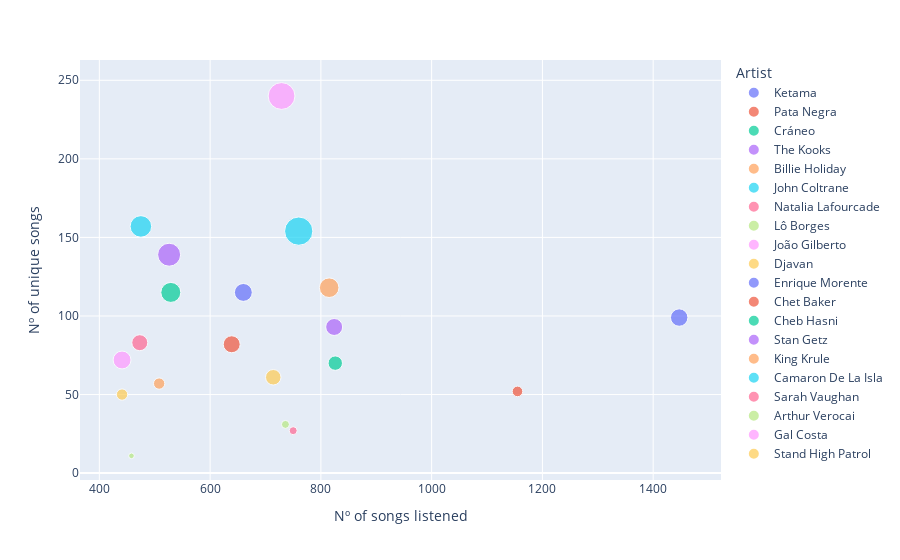

The code cell stored with this chart in its notebook:
### Markdown cell above
>*Do I consistently listen to the same songs and albums, or do I explore their entire discographies?*

### Code cell
# Let's add the number of unique albums as the radius of the scatter plot
history_artists = history[["spotify_track_uri", "first_artist_id", "name_artist"]].groupby(["first_artist_id","name_artist"]).count().reset_index().sort_values(by="spotify_track_uri", ascending=False).head(100)
history_artists_unique = history[["spotify_track_uri", "first_artist_id", "name_artist"]].drop_duplicates(subset="spotify_track_uri").groupby(["first_artist_id","name_artist"]).count().reset_index().sort_values(by="spotify_track_uri", ascending=False)
history_artists_unique.rename(columns={"spotify_track_uri" : "unique_songs"}, inplace = True)
history_artists = pd.merge(history_artists, history_artists_unique, on = ["first_artist_id","name_artist"], how="left")
history_artists.rename(columns={"spotify_track_uri" : "total_songs"}, inplace = True)
history_albums = history[["spotify_track_uri", "album.id", "first_artist_id"]].drop_duplicates(subset="album.id").groupby(["first_artist_id"]).count().reset_index().sort_values(by="spotify_track_uri", ascending=False)
history_albums.rename(columns={"spotify_track_uri" : "unique_albums"}, inplace = True)
history_artists = pd.merge(history_artists, history_albums, on = ["first_artist_id"], how="left")

# Let's plot the scatter plot between total songs and unique songs with plotly express
fig = px.scatter(history_artists.iloc[:20,:], x="total_songs", y="unique_songs",
                  color="name_artist", size = "unique_albums", labels={"name_artist":"Artist", "unique_songs":"Nº of unique songs", "total_songs":"Nº of songs listened", "unique_albums":"Nº of unique albums"})
fig.show()

### Figure 1 — Plotly figure (JSON) as saved in the notebook; plotly's stock layout.template omitted (floating-point values rounded to 4 significant figures)
{"data": [{"hovertemplate": "Artist=Ketama<br>Nº of songs listened=%{x}<br>Nº of unique songs=%{y}<br>Nº of unique albums=%{marker.size}<extra></extra>", "legendgroup": "Ketama", "marker": {"color": "#636efa", "size": [19], "sizemode": "area", "sizeref": 0.125, "symbol": "circle"}, "mode": "markers", "name": "Ketama", "orientation": "v", "showlegend": true, "type": "scatter", "x": [1447], "xaxis": "x", "y": [99], "yaxis": "y"}, {"hovertemplate": "Artist=Pata Negra<br>Nº of songs listened=%{x}<br>Nº of unique songs=%{y}<br>Nº of unique albums=%{marker.size}<extra></extra>", "legendgroup": "Pata Negra", "marker": {"color": "#EF553B", "size": [7], "sizemode": "area", "sizeref": 0.125, "symbol": "circle"}, "mode": "markers", "name": "Pata Negra", "orientation": "v", "showlegend": true, "type": "scatter", "x": [1155], "xaxis": "x", "y": [52], "yaxis": "y"}, {"hovertemplate": "Artist=Cráneo<br>Nº of songs listened=%{x}<br>Nº of unique songs=%{y}<br>Nº of unique albums=%{marker.size}<extra></extra>", "legendgroup": "Cráneo", "marker": {"color": "#00cc96", "size": [13], "sizemode": "area", "sizeref": 0.125, "symbol": "circle"}, "mode": "markers", "name": "Cráneo", "orientation": "v", "showlegend": true, "type": "scatter", "x": [826], "xaxis": "x", "y": [70], "yaxis": "y"}, {"hovertemplate": "Artist=The Kooks<br>Nº of songs listened=%{x}<br>Nº of unique songs=%{y}<br>Nº of unique albums=%{marker.size}<extra></extra>", "legendgroup": "The Kooks", "marker": {"color": "#ab63fa", "size": [18], "sizemode": "area", "sizeref": 0.125, "symbol": "circle"}, "mode": "markers", "name": "The Kooks", "orientation": "v", "showlegend": true, "type": "scatter", "x": [824], "xaxis": "x", "y": [93], "yaxis": "y"}, {"hovertemplate": "Artist=Billie Holiday<br>Nº of songs listened=%{x}<br>Nº of unique songs=%{y}<br>Nº of unique albums=%{marker.size}<extra></extra>", "legendgroup": "Billie Holiday", "marker": {"color": "#FFA15A", "size": [24], "sizemode": "area", "sizeref": 0.125, "symbol": "circle"}, "mode": "markers", "name": "Billie Holiday", "orientation": "v", "showlegend": true, "type": "scatter", "x": [815], "xaxis": "x", "y": [118], "yaxis": "y"}, {"hovertemplate": "Artist=John Coltrane<br>Nº of songs listened=%{x}<br>Nº of unique songs=%{y}<br>Nº of unique albums=%{marker.size}<extra></extra>", "legendgroup": "John Coltrane", "marker": {"color": "#19d3f3", "size": [50], "sizemode": "area", "sizeref": 0.125, "symbol": "circle"}, "mode": "markers", "name": "John Coltrane", "orientation": "v", "showlegend": true, "type": "scatter", "x": [760], "xaxis": "x", "y": [154], "yaxis": "y"}, {"hovertemplate": "Artist=Natalia Lafourcade<br>Nº of songs listened=%{x}<br>Nº of unique songs=%{y}<br>Nº of unique albums=%{marker.size}<extra></extra>", "legendgroup": "Natalia Lafourcade", "marker": {"color": "#FF6692", "size": [4], "sizemode": "area", "sizeref": 0.125, "symbol": "circle"}, "mode": "markers", "name": "Natalia Lafourcade", "orientation": "v", "showlegend": true, "type": "scatter", "x": [750], "xaxis": "x", "y": [27], "yaxis": "y"}, {"hovertemplate": "Artist=Lô Borges<br>Nº of songs listened=%{x}<br>Nº of unique songs=%{y}<br>Nº of unique albums=%{marker.size}<extra></extra>", "legendgroup": "Lô Borges", "marker": {"color": "#B6E880", "size": [4], "sizemode": "area", "sizeref": 0.125, "symbol": "circle"}, "mode": "markers", "name": "Lô Borges", "orientation": "v", "showlegend": true, "type": "scatter", "x": [736], "xaxis": "x", "y": [31], "yaxis": "y"}, {"hovertemplate": "Artist=João Gilberto<br>Nº of songs listened=%{x}<br>Nº of unique songs=%{y}<br>Nº of unique albums=%{marker.size}<extra></extra>", "legendgroup": "João Gilberto", "marker": {"color": "#FF97FF", "size": [45], "sizemode": "area", "sizeref": 0.125, "symbol": "circle"}, "mode": "markers", "name": "João Gilberto", "orientation": "v", "showlegend": true, "type": "scatter", "x": [729], "xaxis": "x", "y": [240], "yaxis": "y"}, {"hovertemplate": "Artist=Djavan<br>Nº of songs listened=%{x}<br>Nº of unique songs=%{y}<br>Nº of unique albums=%{marker.size}<extra></extra>", "legendgroup": "Djavan", "marker": {"color": "#FECB52", "size": [15], "sizemode": "area", "sizeref": 0.125, "symbol": "circle"}, "mode": "markers", "name": "Djavan", "orientation": "v", "showlegend": true, "type": "scatter", "x": [714], "xaxis": "x", "y": [61], "yaxis": "y"}, {"hovertemplate": "Artist=Enrique Morente<br>Nº of songs listened=%{x}<br>Nº of unique songs=%{y}<br>Nº of unique albums=%{marker.size}<extra></extra>", "legendgroup": "Enrique Morente", "marker": {"color": "#636efa", "size": [20], "sizemode": "area", "sizeref": 0.125, "symbol": "circle"}, "mode": "markers", "name": "Enrique Morente", "orientation": "v", "showlegend": true, "type": "scatter", "x": [660], "xaxis": "x", "y": [115], "yaxis": "y"}, {"hovertemplate": "Artist=Chet Baker<br>Nº of songs listened=%{x}<br>Nº of unique songs=%{y}<br>Nº of unique albums=%{marker.size}<extra></extra>", "legendgroup": "Chet Baker", "marker": {"color": "#EF553B", "size": [18], "sizemode": "area", "sizeref": 0.125, "symbol": "circle"}, "mode": "markers", "name": "Chet Baker", "orientation": "v", "showlegend": true, "type": "scatter", "x": [639], "xaxis": "x", "y": [82], "yaxis": "y"}, {"hovertemplate": "Artist=Cheb Hasni<br>Nº of songs listened=%{x}<br>Nº of unique songs=%{y}<br>Nº of unique albums=%{marker.size}<extra></extra>", "legendgroup": "Cheb Hasni", "marker": {"color": "#00cc96", "size": [25], "sizemode": "area", "sizeref": 0.125, "symbol": "circle"}, "mode": "markers", "name": "Cheb Hasni", "orientation": "v", "showlegend": true, "type": "scatter", "x": [529], "xaxis": "x", "y": [115], "yaxis": "y"}, {"hovertemplate": "Artist=Stan Getz<br>Nº of songs listened=%{x}<br>Nº of unique songs=%{y}<br>Nº of unique albums=%{marker.size}<extra></extra>", "legendgroup": "Stan Getz", "marker": {"color": "#ab63fa", "size": [33], "sizemode": "area", "sizeref": 0.125, "symbol": "circle"}, "mode": "markers", "name": "Stan Getz", "orientation": "v", "showlegend": true, "type": "scatter", "x": [526], "xaxis": "x", "y": [139], "yaxis": "y"}, {"hovertemplate": "Artist=King Krule<br>Nº of songs listened=%{x}<br>Nº of unique songs=%{y}<br>Nº of unique albums=%{marker.size}<extra></extra>", "legendgroup": "King Krule", "marker": {"color": "#FFA15A", "size": [8], "sizemode": "area", "sizeref": 0.125, "symbol": "circle"}, "mode": "markers", "name": "King Krule", "orientation": "v", "showlegend": true, "type": "scatter", "x": [508], "xaxis": "x", "y": [57], "yaxis": "y"}, {"hovertemplate": "Artist=Camaron De La Isla<br>Nº of songs listened=%{x}<br>Nº of unique songs=%{y}<br>Nº of unique albums=%{marker.size}<extra></extra>", "legendgroup": "Camaron De La Isla", "marker": {"color": "#19d3f3", "size": [29], "sizemode": "area", "sizeref": 0.125, "symbol": "circle"}, "mode": "markers", "name": "Camaron De La Isla", "orientation": "v", "showlegend": true, "type": "scatter", "x": [475], "xaxis": "x", "y": [157], "yaxis": "y"}, {"hovertemplate": "Artist=Sarah Vaughan<br>Nº of songs listened=%{x}<br>Nº of unique songs=%{y}<br>Nº of unique albums=%{marker.size}<extra></extra>", "legendgroup": "Sarah Vaughan", "marker": {"color": "#FF6692", "size": [16], "sizemode": "area", "sizeref": 0.125, "symbol": "circle"}, "mode": "markers", "name": "Sarah Vaughan", "orientation": "v", "showlegend": true, "type": "scatter", "x": [473], "xaxis": "x", "y": [83], "yaxis": "y"}, {"hovertemplate": "Artist=Arthur Verocai<br>Nº of songs listened=%{x}<br>Nº of unique songs=%{y}<br>Nº of unique albums=%{marker.size}<extra></extra>", "legendgroup": "Arthur Verocai", "marker": {"color": "#B6E880", "size": [2], "sizemode": "area", "sizeref": 0.125, "symbol": "circle"}, "mode": "markers", "name": "Arthur Verocai", "orientation": "v", "showlegend": true, "type": "scatter", "x": [458], "xaxis": "x", "y": [11], "yaxis": "y"}, {"hovertemplate": "Artist=Gal Costa<br>Nº of songs listened=%{x}<br>Nº of unique songs=%{y}<br>Nº of unique albums=%{marker.size}<extra></extra>", "legendgroup": "Gal Costa", "marker": {"color": "#FF97FF", "size": [20], "sizemode": "area", "sizeref": 0.125, "symbol": "circle"}, "mode": "markers", "name": "Gal Costa", "orientation": "v", "showlegend": true, "type": "scatter", "x": [441], "xaxis": "x", "y": [72], "yaxis": "y"}, {"hovertemplate": "Artist=Stand High Patrol<br>Nº of songs listened=%{x}<br>Nº of unique songs=%{y}<br>Nº of unique albums=%{marker.size}<extra></extra>", "legendgroup": "Stand High Patrol", "marker": {"color": "#FECB52", "size": [8], "sizemode": "area", "sizeref": 0.125, "symbol": "circle"}, "mode": "markers", "name": "Stand High Patrol", "orientation": "v", "showlegend": true, "type": "scatter", "x": [441], "xaxis": "x", "y": [50], "yaxis": "y"}], "layout": {"legend": {"itemsizing": "constant", "title": {"text": "Artist"}, "tracegroupgap": 0}, "margin": {"t": 60}, "xaxis": {"anchor": "y", "domain": [0, 1], "title": {"text": "Nº of songs listened"}}, "yaxis": {"anchor": "x", "domain": [0, 1], "title": {"text": "Nº of unique songs"}}}}
